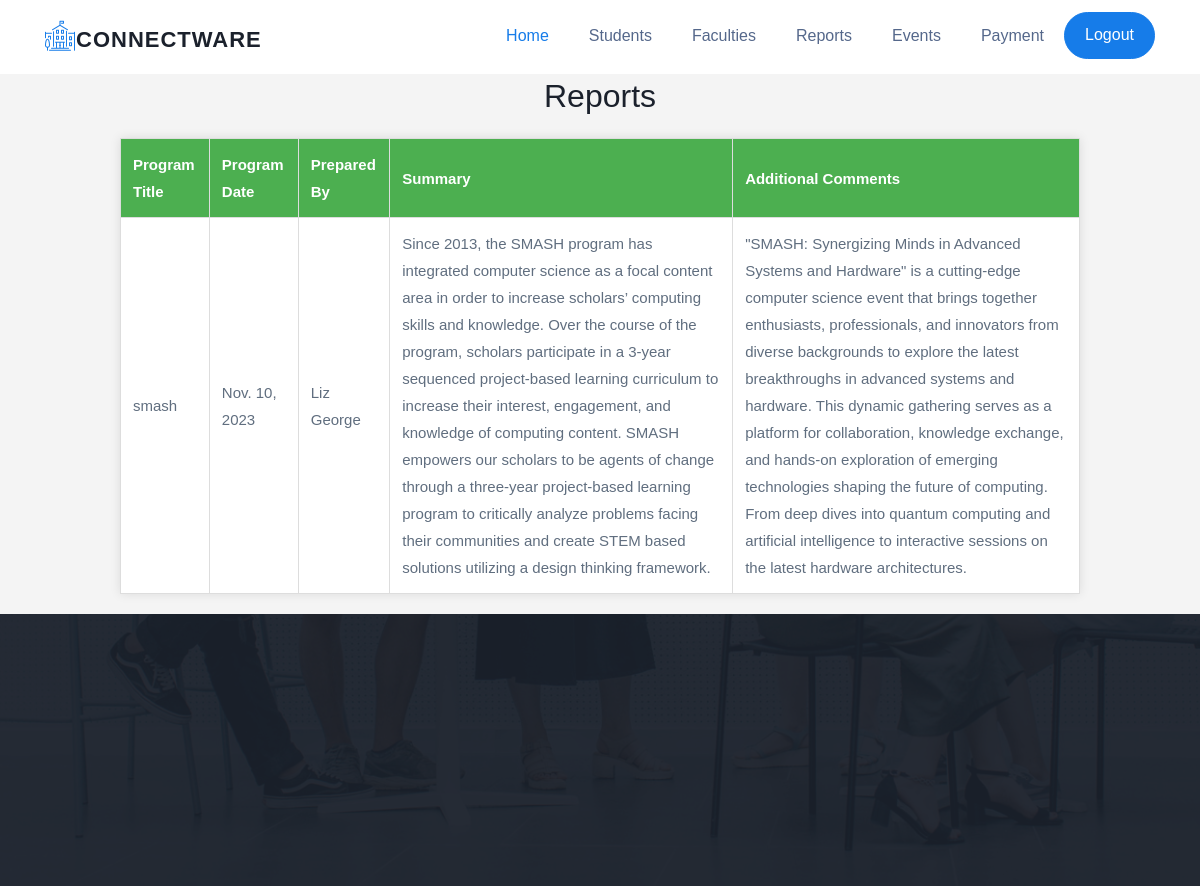
The app's page /viewreport with its own data.
### studentapp/models.py (models this page shows, shortened)
class Report(models.Model):
    program_title = models.CharField(max_length=200)
    program_date = models.DateField()
    prepared_by = models.CharField(max_length=100)
    summary = models.TextField()
    additional_comments = models.TextField(blank=True, null=True)

### studentapp/views.py (the view)
# urls.py: path('viewreport',views.viewreport,name='viewreport'),
def viewreport(request):
    reports = Report.objects.all()
    return render(request,'student/viewreport.html', {'reports': reports })

### templates/student/viewreport.html (shortened to what this page needs)
{% extends "student/base.html" %}
{% block content %}
{% load static %}
<!DOCTYPE html>
<html lang="en">
<head>
</head>
<body>
    <h2>Reports</h2>
    <table>
        <thead>
            <tr>
                <th>Program Title</th>
                <th>Program Date</th>
                <th>Prepared By</th>
                <th>Summary</th>
                <th>Additional Comments</th>
            </tr>
        </thead>
        <tbody>
            {% for program in reports %}
                <tr>
                    <td>{{ program.program_title }}</td>
                    <td>{{ program.program_date }}</td>
                    <td>{{ program.prepared_by }}</td>
                    <td>{{ program.summary }}</td>
                    <td>{{ program.additional_comments }}</td>
                </tr>
            {% endfor %}
        </tbody>
    </table>
</body>
</html>
{% endblock  %}

### templates/student/viewreport.html (style rules this page uses)
body { font-family: Arial, sans-serif; background-color: #f4f4f4; margin: 0; padding: 0; }
h2 { text-align: center; }
table { border-collapse: collapse; width: 80%; margin: 20px auto; background-color: #fff; box-shadow: 0 0 10px rgba(0, 0, 0, 0.1); }
th, td { border: 1px solid #ddd; padding: 12px; text-align: left; }
th { background-color: #4CAF50; color: white; }

### records on screen
Report: program_title "smash", program_date "Nov. 10, 2023", prepared_by "Liz George", summary "Since 2013, the SMASH program has integrated computer science as a focal content area in order to increase scholars’ computing skills and knowledge. Over the course of the program, scholars participate in a 3-year sequenced project-based learning curriculum to increase their interest, engagement, and knowledge of computing content. SMASH empowers our scholars to be agents of change through a three-year project-based learning program to critically analyze problems facing their communities and create STEM based solutions utilizing a design thinking framework.", additional_comments "\"SMASH: Synergizing Minds in Advanced Systems and Hardware\" is a cutting-edge computer science event that brings together enthusiasts, professionals, and innovators from diverse backgrounds to explore the latest breakthroughs in advanced systems and hardware. This dynamic gathering serves as a platform for collaboration, knowledge exchange, and hands-on exploration of emerging technologies shaping the future of computing. From deep dives into quantum computing and artificial intelligence to interactive sessions on the latest hardware architectures."
